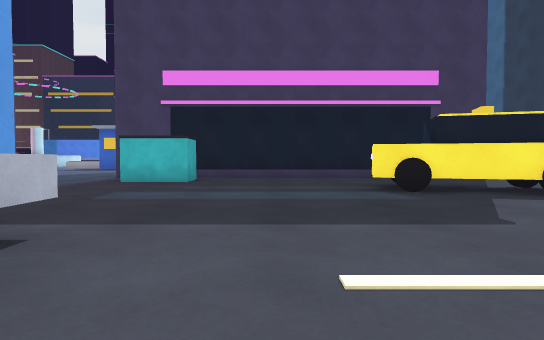
View 1 (above)

24 first-person views from a walk through a Unity game level. The camera is 0.72 m above the floor, tilts 2° down and sees 75° across. The floor is counted in squares, 1 m on a side. Each view is taken from the middle of a square. On the plan, view 1 faces up. The plan holds only what a view shows up to about 11 squares ahead; the rest is blank. The place goes on beyond the plan. The player is left out.

View 2
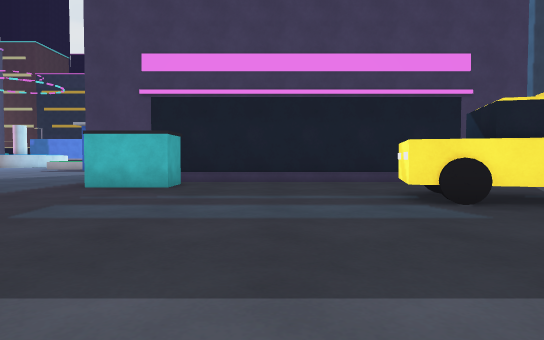

View 3
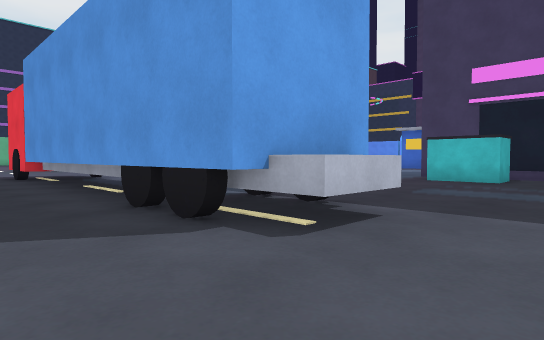

View 4
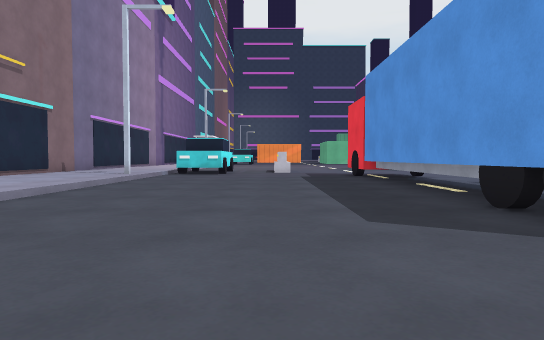

View 5
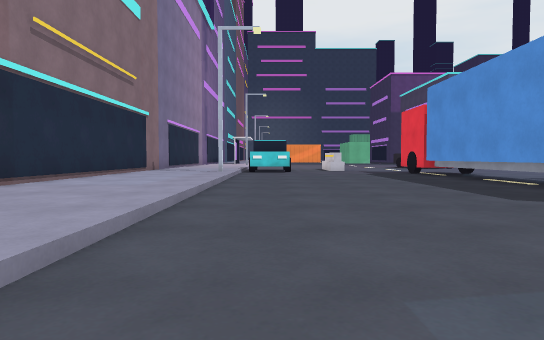

View 6
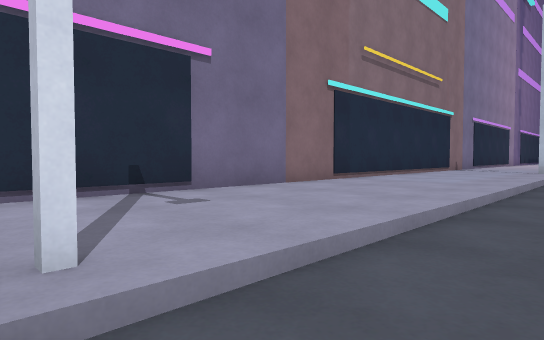

View 7
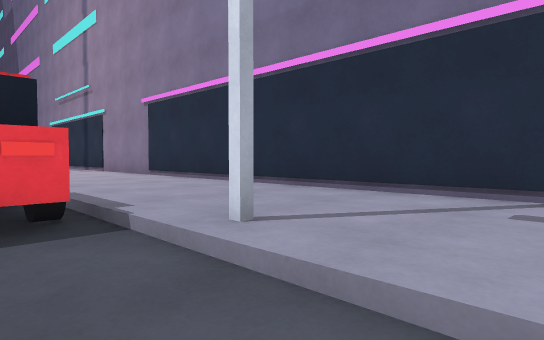

View 8
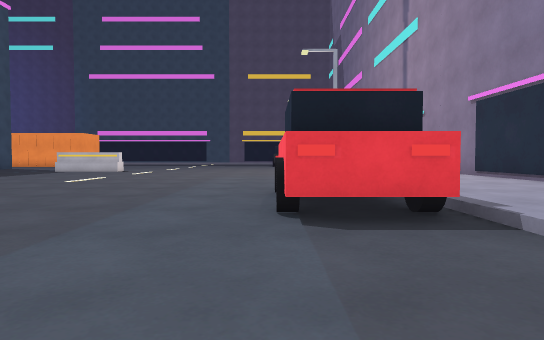

View 9
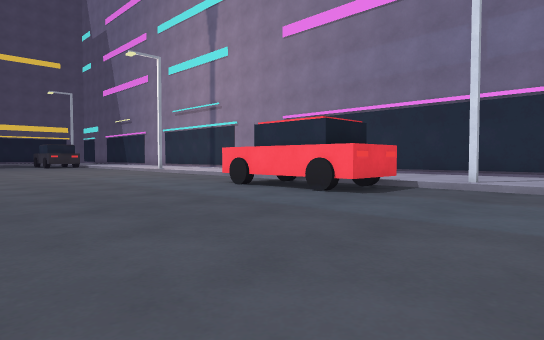

View 10
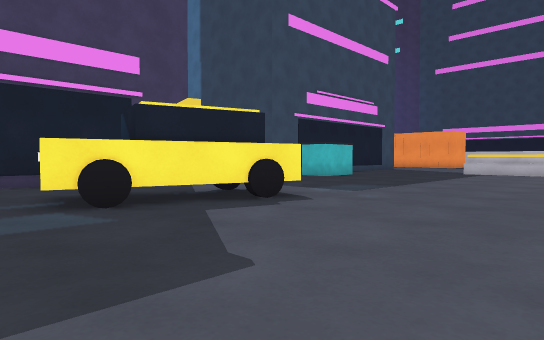

View 11
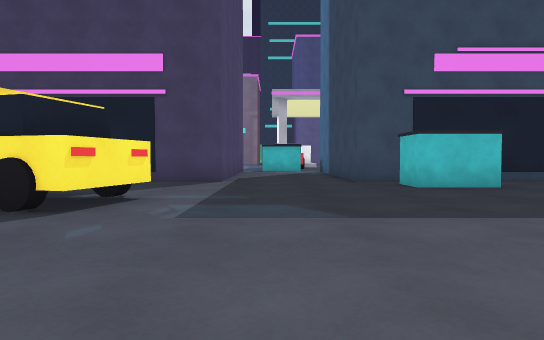

View 12
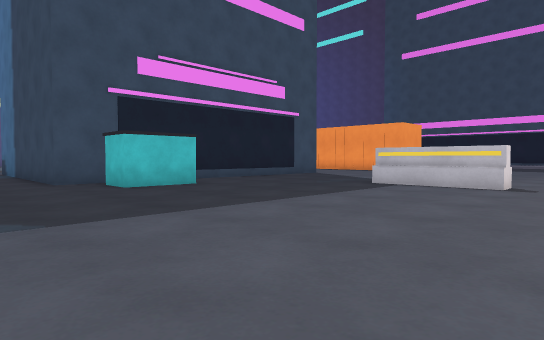

View 13
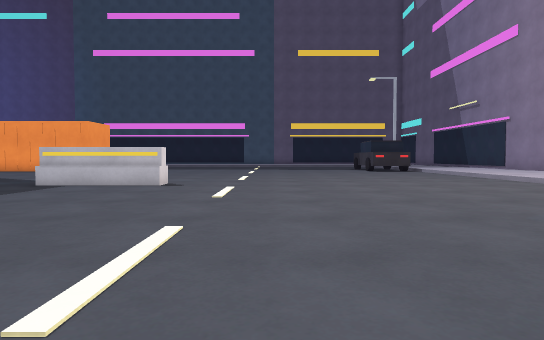

View 14
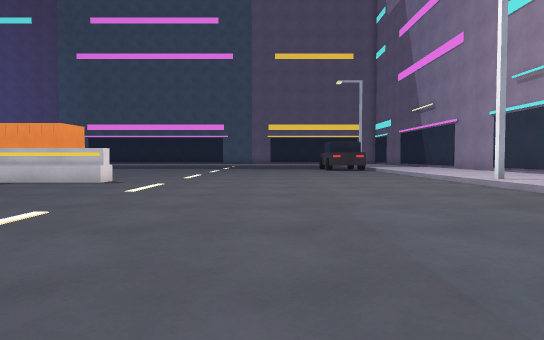

View 15
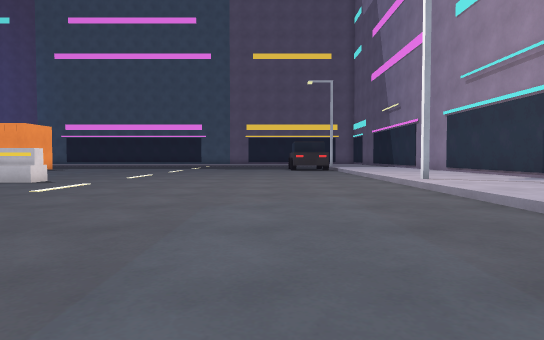

View 16
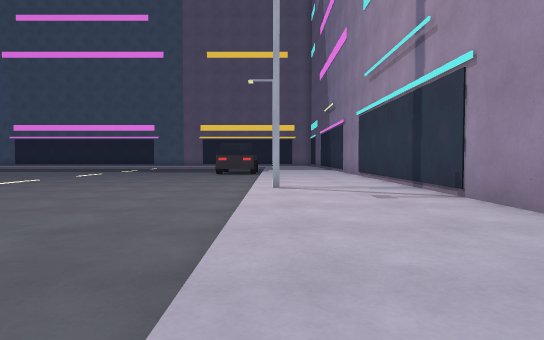

View 17
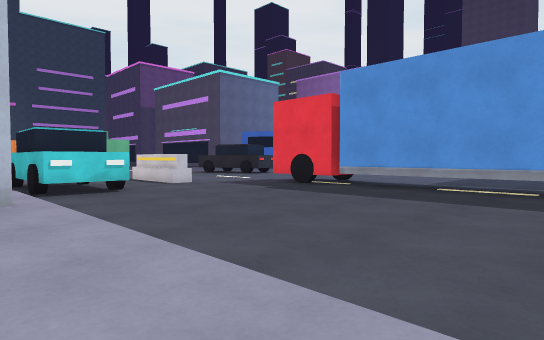

View 18
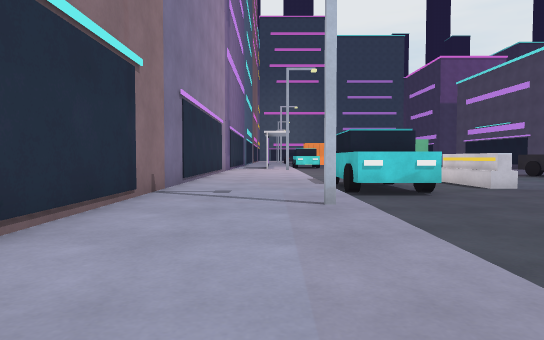

View 19
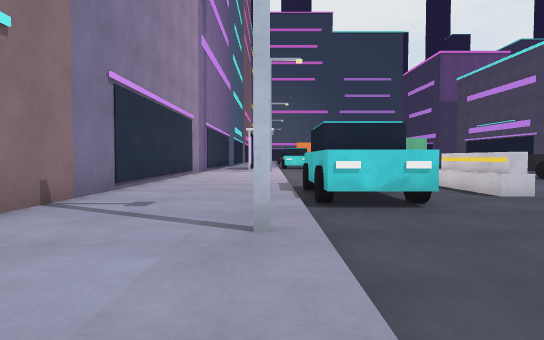

View 20
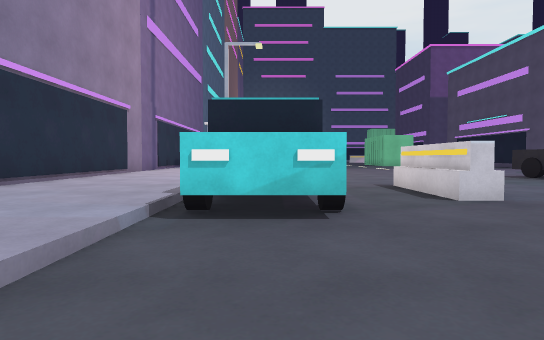

View 21
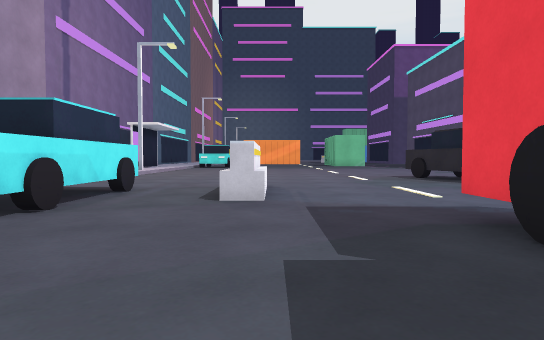

View 22
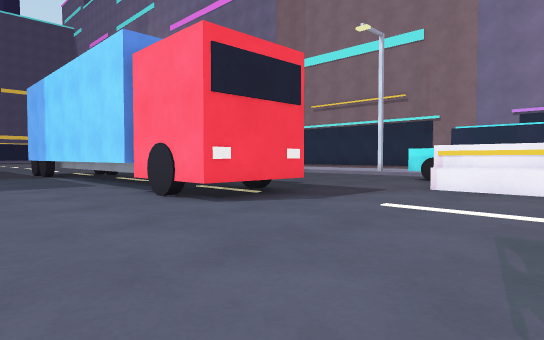

View 23
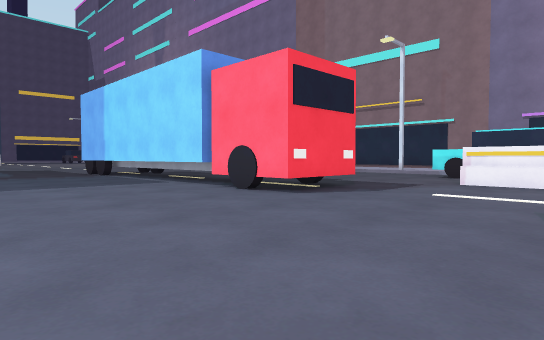

View 24
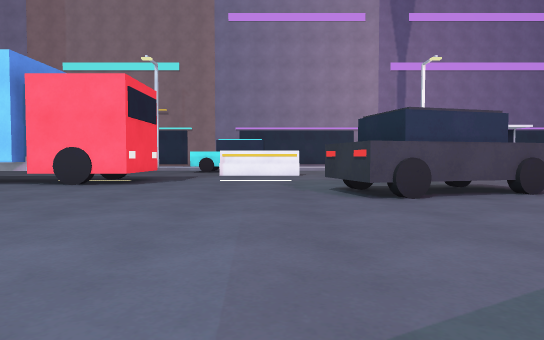

### Floor plan
Key: @ floor where view 1 was taken; # wall or solid block; . main floor; : floor 0.15 m higher than the main floor; T thing the floor can be seen under or through; O other object.
Columns run from 22 left of view 1 to 20 right of it. Each row starts with its distance up from view 1.
 15                                  .O
 14                                  .O
 13    .          ...OOOOOOOOOOOOO....OOOOOO
 12   ...         ....  ....................
 11  .....         ...OO...............OO..
 10 .......         .......................
  9 .......          ........#O O...........
  8 .............    ........T  #............
  7 .O.............   .......OTO#...........O
  6 OO.............   ......................O
  5 OOO............   ......................O
  4 .......OOOOOOOO  OOO....................OO.
  3 .......O  OOOOO    OO......................
  2 .......O OOOOOOOO  OO.......  .............
  1 ........O.OOOOOOOOOO.......................
  0 ......................@....................
 -1 ..OOOO.....................................
 -2 ..OOOO.....................................
 -3 ...........................................
 -4 ...OOOOO..................OOOOO............
 -5 ...   OO..................OO    ...........
 -6  ..OOOOO..................OO O   ..........
 -7   ::::::::O::::::::::::::O::::::::::::::O::
 -8 :::::::::::::::::::::::::::::::::::::::::::
 -9 :::::::::::::::::::::::::::::::::::::::::::
-10 :::::::::::::::::::::::::::::::::::::::::::
-11 OOOOOOOOOOOOOOOOOOOOOOOOOOOOOOOOOO  OOOOOOO

Positions as (right, up) in squares from view 1, and headings:
1: (0, 0), facing up
2: (0, 2), facing up
3: (0, -1), facing up-left
4: (0, -2), facing left
5: (2, -5), facing left
6: (3, -5), facing down-left
7: (0, -5), facing down-right
8: (0, -4), facing right
9: (0, 2), facing down-right
10: (1, 2), facing up-right
11: (9, 2), facing up
12: (9, 2), facing up-right
13: (9, 1), facing right
14: (8, -1), facing right
15: (8, -3), facing right
16: (9, -7), facing right
17: (-6, -8), facing up-left
18: (-7, -8), facing left
19: (-9, -7), facing left
20: (-11, -5), facing left
21: (-11, -1), facing left
22: (-20, 7), facing down-right
23: (-20, 9), facing down-right
24: (-19, 13), facing down
